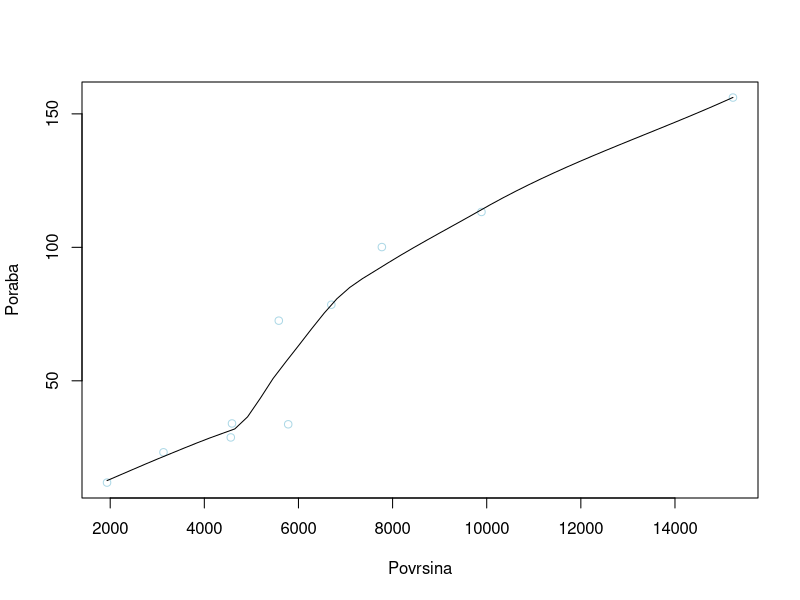

Reproduce this figure in R. (Note: this script raises an error after producing the figure.)
d <- read.table("trainset.txt", header=T, sep=",")

stavbe <- d[1:100,]
head(stavbe)
summary(stavbe)

for (i in list(2,4))
  stavbe[,i] <- as.factor(stavbe[,i])

# generiramo ucno in testno mnozico

divideDataSet <- function (data, trainRatio = 0.7)
{
  sel <- sample(1:nrow(data), as.integer(nrow(data) * trainRatio), replace=F)
  train <- stavbe[sel,]
  test <- stavbe[-sel,]
  list(train=train, test=test)
}

dataset <- divideDataSet(stavbe, 0.1)

dataset$train

scatter.smooth(x=dataset$train$povrsina, y=dataset$train$poraba, col="lightblue", xlab="Povrsina", ylab="Poraba")

library(rpart)
dt <- rpart(namembnost ~ ., data=train) # zgradimo odlocitveno drevo (decision tree)
rpart.plot(dt)


# priprava in evaluacija atributov

library(lubridate)

toMonth <- function(date) month(as.Date(date));
toSeason <- function(input.date)
{
  numeric.date <- 100*month(input.date)+day(input.date)
  ## input Seasons upper limits in the form MMDD in the "break =" option:
  cuts <- base::cut(numeric.date, breaks = c(0,319,0620,0921,1220,1231)) 
  # rename the resulting groups (could've been done within cut(...levels=) if "Winter" wasn't double
  levels(cuts) <- c("Winter","Spring","Summer","Fall","Winter")
  return(cuts)
}

evalClassFeatures <- function (formula, data)
{
  shortSighted <- list("InfGain", "GainRatio", "Gini", "MDL")
  nonShortSighted <- list("Relief", "ReliefFequalK", "ReliefFexpRank")
  estimators <- c(shortSighted, nonShortSighted)
  for (estimator in estimators) {
    pie(sort(attrEval(formula, data, estimator), decreasing=T), main=estimator)
  }
}

table(getSeason(stavbe$datum))

sort(attrEval(namembnost ~ ., dataset$test, "Relief"), decreasing=T)

stavbe$letni_cas <- toSeason(stavbe$datum)
stavbe$mesec <- toSeason(stavbe$datum)

a <- attrEval(poraba ~ povrsina, dataset$train, "InfGain")

r1 <- lm(poraba ~ regija, dataset$train)
r2 <- lm(poraba ~ mesec, dataset$train)

hist(dataset$test$poraba)

predicted <- predict(r1, dataset$test)
observed <- dataset$test$poraba
plot(observed)
points(predicted, col="red")

summary(dataset$train)

dataset$train$datum



plot(stavbe)
